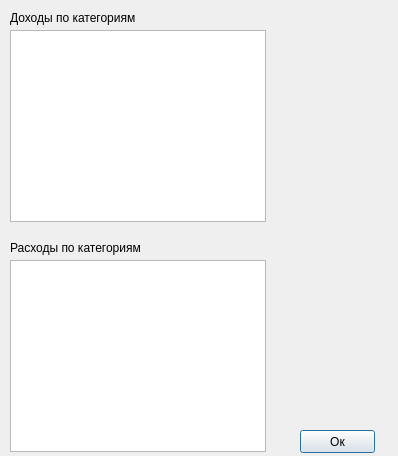
<?xml version="1.0" encoding="UTF-8"?>
<ui version="4.0">
 <class>CategoryReportWindow</class>
 <widget class="QDialog" name="CategoryReportWindow">
  <property name="geometry">
   <rect>
    <x>0</x>
    <y>0</y>
    <width>398</width>
    <height>456</height>
   </rect>
  </property>
  <property name="minimumSize">
   <size>
    <width>398</width>
    <height>456</height>
   </size>
  </property>
  <property name="maximumSize">
   <size>
    <width>398</width>
    <height>456</height>
   </size>
  </property>
  <property name="windowTitle">
   <string>Dialog</string>
  </property>
  <widget class="QTableView" name="incomeTableView">
   <property name="geometry">
    <rect>
     <x>10</x>
     <y>30</y>
     <width>256</width>
     <height>192</height>
    </rect>
   </property>
  </widget>
  <widget class="QPushButton" name="pushButton">
   <property name="geometry">
    <rect>
     <x>300</x>
     <y>430</y>
     <width>75</width>
     <height>23</height>
    </rect>
   </property>
   <property name="text">
    <string>Ок</string>
   </property>
  </widget>
  <widget class="QTableView" name="spendingTableView">
   <property name="geometry">
    <rect>
     <x>10</x>
     <y>260</y>
     <width>256</width>
     <height>192</height>
    </rect>
   </property>
  </widget>
  <widget class="QLabel" name="label">
   <property name="geometry">
    <rect>
     <x>10</x>
     <y>10</y>
     <width>141</width>
     <height>16</height>
    </rect>
   </property>
   <property name="text">
    <string>Доходы по категориям</string>
   </property>
  </widget>
  <widget class="QLabel" name="label_2">
   <property name="geometry">
    <rect>
     <x>10</x>
     <y>240</y>
     <width>181</width>
     <height>16</height>
    </rect>
   </property>
   <property name="text">
    <string>Расходы по категориям</string>
   </property>
  </widget>
 </widget>
 <resources/>
 <connections/>
</ui>
